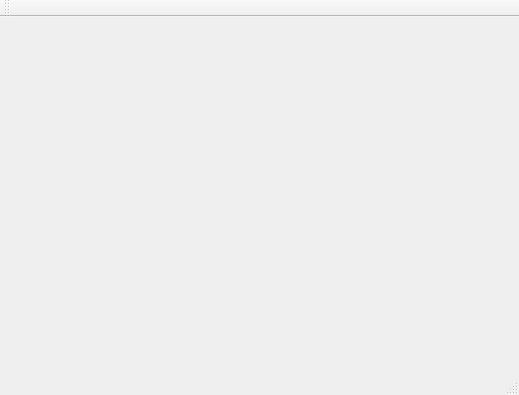
<?xml version="1.0" encoding="UTF-8"?>
<ui version="4.0">
 <class>QPyLOT_p1d_Window</class>
 <widget class="QMainWindow" name="QPyLOT_p1d_Window">
  <property name="geometry">
   <rect>
    <x>0</x>
    <y>0</y>
    <width>519</width>
    <height>395</height>
   </rect>
  </property>
  <property name="windowTitle">
   <string>QPyLOT</string>
  </property>
  <widget class="QWidget" name="centralWidget">
   <layout class="QGridLayout" name="gridLayout"/>
  </widget>
  <widget class="QToolBar" name="mainToolBar">
   <attribute name="toolBarArea">
    <enum>TopToolBarArea</enum>
   </attribute>
   <attribute name="toolBarBreak">
    <bool>false</bool>
   </attribute>
  </widget>
  <widget class="QStatusBar" name="statusBar"/>
  <widget class="QMenuBar" name="menuBar">
   <property name="geometry">
    <rect>
     <x>0</x>
     <y>0</y>
     <width>519</width>
     <height>22</height>
    </rect>
   </property>
  </widget>
 </widget>
 <layoutdefault spacing="6" margin="11"/>
 <resources/>
 <connections/>
</ui>
